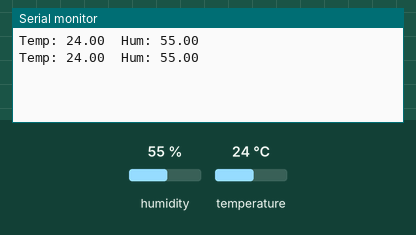
A sketch run on a simulated ESP32. Shown: the last lines printed to the serial monitor. The inputs (shaded band) are chosen by the test bench; at power-on: humidity 55 %, temperature 24 °C.

Above: at 2.8 s.
2.9 s: humidity set to 22 %
At 5.3 s:
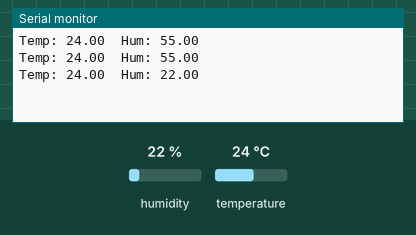
5.6 s: temperature set to 12 °C
At 6.8 s:
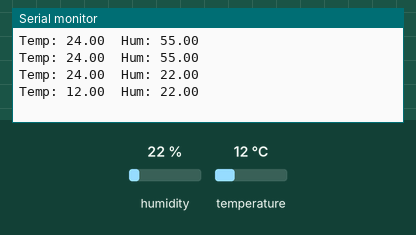
8.3 s: humidity set to 40 %
At 11.5 s:
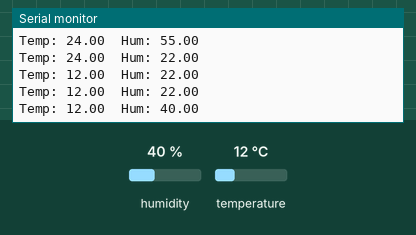
Timing chart, 0 to 13.0 s (numbered marks = the images above; inputs shaded):
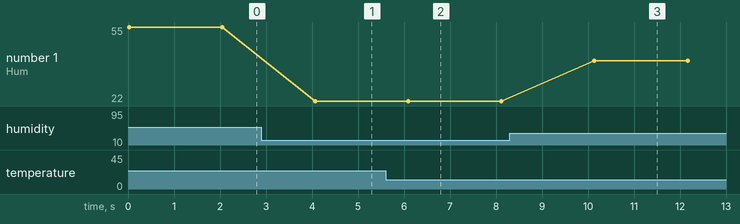

Measured:
- after the input at 2.9 s, the serial monitor: prints a new line after 1.2 s (image 1)
- after the input at 5.6 s, the serial monitor: prints a new line after 0.49 s (image 2)
- after the input at 8.3 s, the serial monitor: prints a new line after 1.8 s (image 3)
- plotted number 1: 55 → 22 after the input at 2.9 s, 22 → 40 after the input at 8.3 s

The sketch:

TestDHT11.ino
```cpp
#include <DHT.h>

#define DHTPIN 25
#define DHTTYPE DHT11

DHT dht(DHTPIN, DHTTYPE);

void setup() {
  Serial.begin(115200);
  dht.begin();
}

void loop() {

  float h = dht.readHumidity();
  float t = dht.readTemperature();

  if (isnan(t) || isnan(h)) {
    Serial.println("DHT error");
  } else {
    Serial.print("Temp: ");
    Serial.print(t);
    Serial.print("  Hum: ");
    Serial.println(h);
  }

  delay(2000);
}
```
